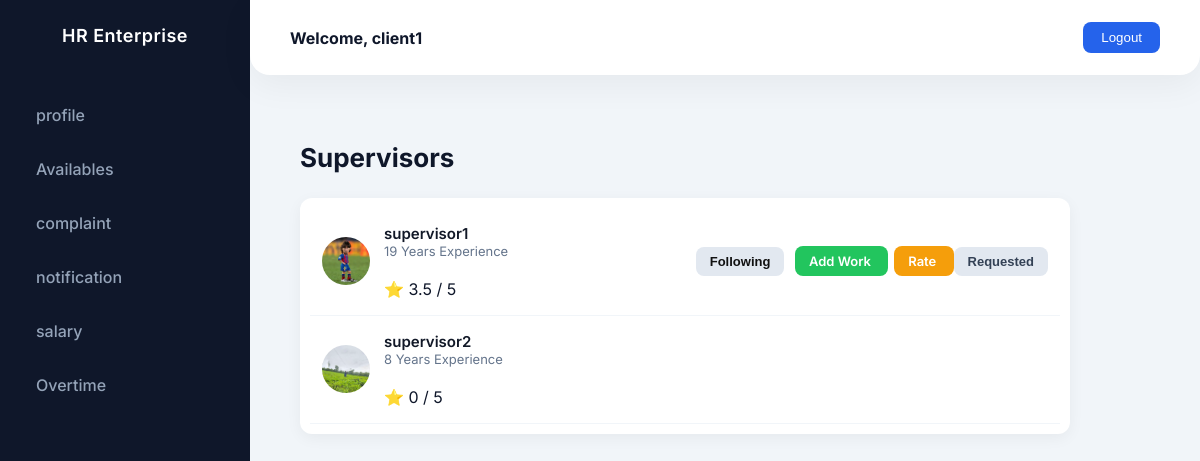
/supervisor_view (signed in), run on the app's committed database.
### brush_track_app/models.py (models this page shows, shortened)
class Login(AbstractUser):
    is_client = models.BooleanField(default=False)
    is_supervisor = models.BooleanField(default=False)
    is_painter = models.BooleanField(default=False)

class Supervisor(models.Model):
    supervisor_details = models.OneToOneField("Login", on_delete=models.DO_NOTHING)
    name = models.CharField(max_length=100)
    email = models.EmailField()
    phone = models.IntegerField()
    address = models.TextField(max_length=50)
    document = models.FileField(upload_to='documents/')
    id_proof = models.FileField(upload_to='documents/')
    experience_years = models.IntegerField()
    is_active = models.BooleanField(default=True)

class FollowRequest(models.Model):
    STATUS_CHOICES = [
        ("Pending", "Pending"),
        ("Accepted", "Accepted"),
        ("Rejected", "Rejected"),
    ]
    client = models.ForeignKey("Client", on_delete=models.CASCADE)
    supervisor = models.ForeignKey("Supervisor", on_delete=models.CASCADE)
    status = models.CharField(max_length=20, choices=STATUS_CHOICES, default="Pending")
    created_at = models.DateTimeField(auto_now_add=True)

### brush_track_app/clientview.py (the view)
# urls.py: path('supervisor_view',clientview.supervisor_view,name='supervisor_view'),
def supervisor_view(request):
    supervisors = Supervisor.objects.all()
    client = Client.objects.get(client_details=request.user)
    requests = FollowRequest.objects.filter(client=client)
    for sup in supervisors:
        sup.avg_rating = Rating.objects.filter(
            supervisor=sup
        ).aggregate(Avg("rating"))["rating__avg"]
    context = {
        'data': supervisors,
        'requests': requests
    }
    return render(request,'client/super_view.html',context)

### templates/client/super_view.html (shortened to what this page needs)
{% extends "client/client.html" %}
{% load crispy_forms_tags %}
{% block content %}
<h2 class="page-title">Supervisors</h2>
<div class="supervisor-list">
{% for sup in data %}
<div class="supervisor-row">
<div class="supervisor-info">
{% if sup.document %}
<img src="{{ sup.document.url }}" class="avatar">
{% else %}
<div class="avatar-placeholder">
{{ sup.name|slice:":1"|upper }}
</div>
{% endif %}
<div>
<div class="name">{{ sup.name }}</div>
<div class="meta">{{ sup.experience_years }} Years Experience</div>
<br>
⭐ {{ sup.avg_rating|default:"0" }} / 5
</div>
</div>
<div>
{% for req in requests %}
{% if req.supervisor.id == sup.id %}
{% if req.status == "Pending" %}
<button class="btn btn-requested" disabled>
Requested
</button>
{% elif req.status == "Accepted" %}
<button class="btn btn-follow" disabled>
Following
</button>
<a href="{% url 'add_work' sup.id %}" class="btn btn-work">
Add Work
</a>
<a href="{% url 'add_rating' sup.id %}" class="btn btn-rate">
Rate
</a>
{% elif req.status == "Rejected" %}
<a href="{% url 'send_request' sup.id %}" class="btn btn-request">
Send Request
</a>
{% endif %}
{% endif %}
{% empty %}
<a href="{% url 'send_request' sup.id %}" class="btn btn-request">
Send Request
</a>
{% endfor %}
</div>
</div>
{% empty %}
<p>No Supervisors Available</p>
{% endfor %}
</div>
{% endblock %}

### templates/client/client.html (shortened to what this page needs)
{% load static %}
<!DOCTYPE html>
<html lang="en">
<head>
<link rel="stylesheet" href="{% static 'assets/vendors/mdi/css/materialdesignicons.min.css' %}">
</head>
<body>
<div class="sidebar">
    <div class="sidebar-header">HR Enterprise</div>
    <ul>
         <li><a href="{% url 'client_profile'%}">profile</a></li>
        <li><a href="{% url 'supervisor_view'%}">Availables</a></li>
    <li><a href="">complaint</a></li>
        <li><a href="{% url 'client_notifications' %}">notification</a></li>
        <li><a href="">salary</a></li>
                <li><a href="">Overtime</a></li>
    </ul>
</div>
<div class="navbar">
    <h4>Welcome, {{ request.user }}</h4>
    <a href="">
        <button class="btn-logout">Logout</button>
    </a>
</div>
<div class="content">
    <div class="content-card">
        {% block content %}
        {% endblock %}
    </div>
</div>
</body>
</html>

### templates/client/client.html (style rules this page uses)
:root { --primary: #2563eb; --gradient: linear-gradient(180deg, #3b82f6, #6366f1); --sidebar-bg: #0f172a; --sidebar-hover: rgba(255,255,255,0.06); --text-light: #94a3b8; --bg-main: #f1f5f9; }
body { margin: 0; font-family: 'Inter', sans-serif; background: var(--bg-main); color: #0f172a; overflow-x: hidden; }
.sidebar { position: fixed; width: 250px; height: 100vh; background: var(--sidebar-bg); padding-top: 25px; transition: all 0.4s ease; }
.sidebar-header { text-align: center; color: white; font-weight: 600; font-size: 18px; letter-spacing: 0.5px; margin-bottom: 45px; }
.sidebar ul { list-style: none; padding: 0; }
.sidebar ul li { position: relative; margin: 6px 0; }
.sidebar ul li a { display: flex; align-items: center; padding: 14px 22px; color: var(--text-light); text-decoration: none; font-weight: 500; border-radius: 8px; transition: all 0.3s ease; }
.navbar { position: fixed; left: 250px; right: 0; top: 0; height: 75px; background: #ffffff; display: flex; align-items: center; justify-content: space-between; padding: 0 40px; border-bottom-left-radius: 20px; border-bottom-right-radius: 20px; box-shadow: 0 10px 35px rgba(0,0,0,0.05); z-index: 100; }
.btn-logout { background: var(--primary); border: none; padding: 8px 18px; border-radius: 8px; color: white; font-weight: 500; transition: 0.3s ease; }
.content { margin-left: 250px; padding: 120px 50px 50px 50px; }

### templates/client/super_view.html (style rules this page uses)
.page-title { font-size:26px; font-weight:700; margin-bottom:25px; color:#0f172a; }
.supervisor-list { max-width:750px; background:white; border-radius:12px; padding:10px; box-shadow:0 4px 15px rgba(0,0,0,0.05); }
.supervisor-row { display:flex; align-items:center; justify-content:space-between; padding:16px 12px; border-bottom:1px solid #f1f5f9; }
.supervisor-info { display:flex; align-items:center; gap:14px; }
.avatar { width:48px; height:48px; border-radius:50%; object-fit:cover; }
.name { font-weight:600; font-size:15px; color:#111827; }
.meta { font-size:13px; color:#64748b; }
.btn { padding:7px 14px; border-radius:8px; font-size:13px; font-weight:600; text-decoration:none; border:none; cursor:pointer; }
.btn-requested { background:#e2e8f0; color:#334155; }
.btn-follow { background:#e2e8f0; color:#111; }
.btn-work { background:#22c55e; color:white; margin-left:6px; }
.btn-rate { background:#f59e0b; color:white; margin-left:6px; }

### data on the page
Login: user "client1"
Supervisor: document (picture), name "supervisor1", experience_years "19", avg_rating "3.5"
FollowRequest: status "Following"
FollowRequest: status "Requested"
Supervisor: document (picture), name "supervisor2", experience_years "8", avg_rating "0"
